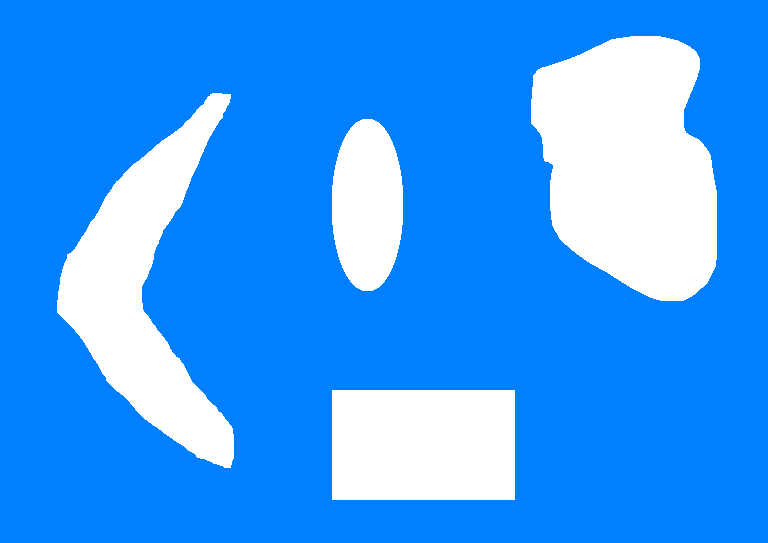
#> input picture cv2/images/shapes.png, 768 x 543 px
$ jupyter execute opencv_7.ipynb   (older library calls are emulated)
#> lines starting #> are read from the running program, lines starting #| are printed output that depends on the picture; after the words box and inside, x2 and y2 are one past the last pixel; in counts of white or black regions, pixels touching at a corner belong together
[cell 1]
import cv2
import numpy as np
import matplotlib.pyplot as plt
import sys

[cell 2]
def get_all_contour(img):
    ref_gray = cv2.cvtColor(img, cv2.COLOR_BGR2GRAY)
    ret, thresh = cv2.threshold(ref_gray, 127, 255, 0)

    im2, contours, hierarchy = cv2.findContours(thresh.copy(), cv2.RETR_LIST, cv2.CHAIN_APPROX_SIMPLE )
    return contours

def get_ref_contour(img):
    contours = get_all_contour(img)

    for contour in contours:
        area = cv2.contourArea(contour)
        img_area = img.shape[0] * img.shape[1]
        if 0.05 < area/float(img_area) < 0.8:
            return contour

# [43 lines left out: functions run_grabcut, draw_rectangle, not called in this run]

[cell 3]
#counter matching
def contours(all_shape, shape):
#> called with all_shape = './images/shapes.png', shape = './images/boomerang.png'
    img1 = cv2.imread(all_shape)
#> img1 is the input picture: shape (543, 768, 3); mean B, G, R 255, 156.5, 57.3
    img2 = cv2.imread(shape)
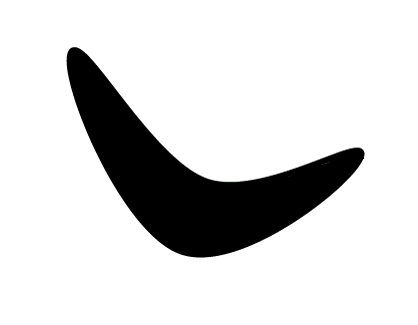
#> input picture cv2/images/boomerang.png, 418 x 325 px
#> img2 is the input picture: shape (325, 418, 3); mean B, G, R 215.8, 215.8, 215.8

    shapes = get_all_contour(img1)
#> in get_all_contour, `ref_gray = cv2.cvtColor(img, cv2.COLOR_BGR2GRAY)`:
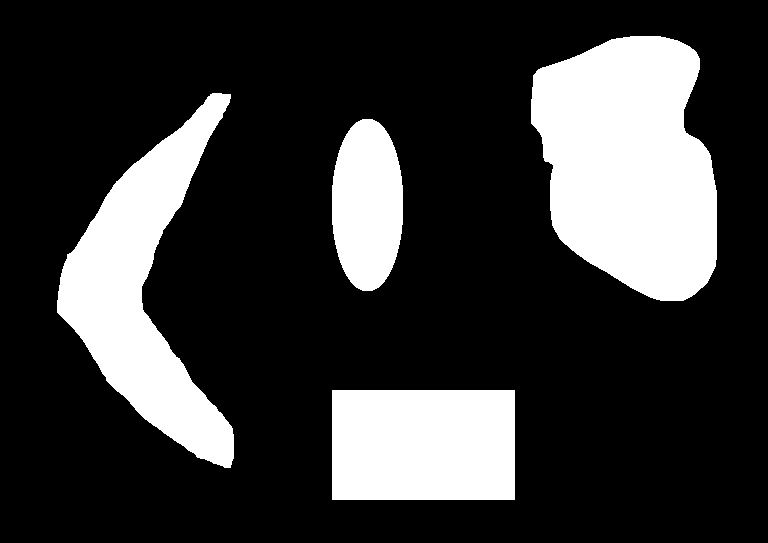
#> ref_gray: shape (543, 768); values 104 (black) and 255 (white), 22.5% white; 4 white regions, box (x1, y1, x2, y2) and area: (531, 36, 717, 301) 37533, (57, 93, 234, 468) 26267, (332, 390, 515, 500) 20130, (332, 119, 403, 291) 9804
#> in get_all_contour, `ret, thresh = cv2.threshold(ref_gray, 127, 255, 0)`: thresh: shape (543, 768); 22.5% white; 4 white regions
#> in get_all_contour, `im2, contours, hierarchy = cv2.findContours(thresh.copy(), cv2.RETR_LI..`: contours = 4 contours; box (x1, y1, x2, y2) and area: (531, 36, 717, 301) 37174, (57, 93, 234, 468) 25852, (332, 390, 515, 500) 19838, (332, 119, 403, 291) 9616
#> shapes has the same summary as contours in get_all_contour
    shape = get_ref_contour(img2)
#> in get_all_contour (call 2), `ret, thresh = cv2.threshold(ref_gray, 127, 255, 0)`: thresh: shape (325, 418); 84.6% white; 1 black region
#> in get_all_contour (call 2), `im2, contours, hierarchy = cv2.findContours(thresh.copy(), cv2.RETR_LI..`: contours = 2 contours; box (x1, y1, x2, y2) and area: (0, 0, 418, 325) 135108, (66, 46, 366, 258) 21232
#> the loop in get_ref_contour, `for contour in contours:` made 1 pass
#> (area, img_area) on pass 1: (21232.5, 135850)
#> shape = contour of 377 points, box (x1, y1, x2, y2) (66, 46, 366, 258), area 21232

    closest = None
    min_dist = None
    contour = img1.copy()


    cv2.drawContours(contour, shapes, -1, color=(0,0,0), thickness=3)
#> contour: shape (543, 768, 3); 2.99% of pixels changed, all inside (x1, y1, x2, y2) = (55, 34, 719, 502)

    plt.imshow(contour)
    plt.title('Contour', fontsize=20, color='b')
    plt.show()

    #find the closest contour
    for i, contour_ in enumerate(shapes):
        ret = cv2.matchShapes(shape, contour_, 3, 0.0)
        print('Contour %d matchs in %.3f' %(i, ret))

        if min_dist is None or ret < min_dist:
            min_dist = ret
            closest = contour_
#> this loop made 4 passes
#> (ret, min_dist, closest) on pass 1: (0.722, 0.722, [[332, 390], [332, 499], [514, 499], [514, 390]])
#> (ret, min_dist) on passes 2 to 3: (0.512, 0.512), (0.0911, 0.0911)
#| Contour 0 matchs in 0.722
#| Contour 1 matchs in 0.512
#| Contour 2 matchs in 0.091
#| Contour 3 matchs in 1.436
#> after the loop, closest = contour of 436 points, box (x1, y1, x2, y2) (57, 93, 234, 468), area 25852; min_dist = 0.0911

    cv2.drawContours(img1, [closest], 0, color=(0,255,0), thickness=3)
#> img1: shape (543, 768, 3); 0.99% of pixels changed, all inside (x1, y1, x2, y2) = (55, 91, 236, 470)

    plt.imshow(img1)
    plt.title('Best matching', fontsize=20, color='b')
    plt.show()


contours('./images/shapes.png', './images/boomerang.png')

[cell 4]
#censor shape
def censor_shape(img):
#> called with img = './images/random_shapes.png'
    img = cv2.imread(img)
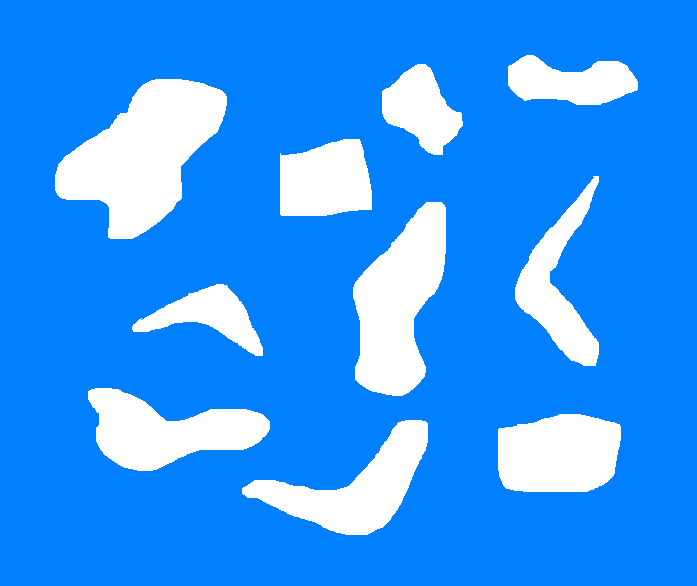
#> input picture cv2/images/random_shapes.png, 697 x 586 px
#> img is the input picture: shape (586, 697, 3); mean B, G, R 255, 151.8, 47.9

    img_orig = np.copy(img)
    input_contours = get_all_contour(img)
#> in get_all_contour (call 3), `ref_gray = cv2.cvtColor(img, cv2.COLOR_BGR2GRAY)`:
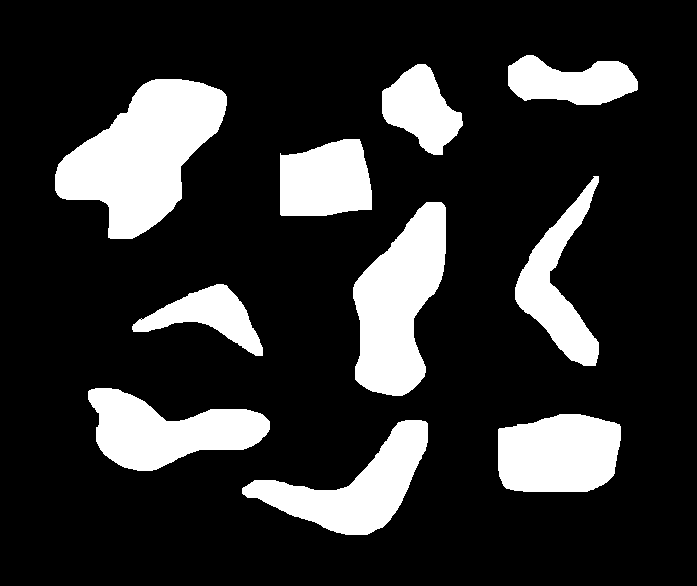
#> ref_gray: shape (586, 697); values 104 (black) and 255 (white), 18.8% white; 10 white regions, largest, box (x1, y1, x2, y2) and area: (55, 79, 227, 239) 15310, (353, 202, 446, 396) 11370, (88, 388, 270, 471) 8603
#> in get_all_contour (call 3), `ret, thresh = cv2.threshold(ref_gray, 127, 255, 0)`: thresh: shape (586, 697); 18.8% white; 10 white regions
#> in get_all_contour (call 3), `im2, contours, hierarchy = cv2.findContours(thresh.copy(), cv2.RETR_LI..`: contours = 11 contours, 1 with area under 20; largest, box (x1, y1, x2, y2) and area: (55, 79, 227, 239) 15068, (353, 202, 446, 396) 11146, (88, 388, 270, 471) 8390, (242, 420, 428, 535) 8240, (498, 414, 621, 492) 8146
#> input_contours has the same summary as contours in get_all_contour
    solidity_values = []

    # Compute solidity factors of all the contours
    for contour in input_contours:
        area_contour = cv2.contourArea(contour)
        convex_hull = cv2.convexHull(contour)
        area_hull = cv2.contourArea(convex_hull)
        solidity = float(area_contour)/area_hull
        solidity_values.append(solidity)
#> this loop made 11 passes
#> (area_contour, area_hull, solidity) on passes 1, 2, 3, 5, 6, 7, 8, 9, 10, 11: (8240, 11979, 0.688), (8146.5, 8294, 0.982), (8390.5, 10387.5, 0.808), (3685, 5300.5, 0.695), (11146.5, 12756.5, 0.874), (5803.5, 9985, 0.581), (5839, 6081, 0.96), (15068, 17139, 0.879), (4211.5, 4735.5, 0.889), (4317, 5191.5, 0.832)
#> after the loop, solidity_values = [0.688, 0.982, 0.808, 1, 0.695, 0.874, 0.581, 0.96, 0.879, 0.889, 0.832]

    # Clustering using KMeans
    criteria = (cv2.TERM_CRITERIA_EPS + cv2.TERM_CRITERIA_MAX_ITER, 10, 1.0)
    flags = cv2.KMEANS_RANDOM_CENTERS
    solidity_values = np.array(solidity_values).reshape((len(solidity_values),1)).astype('float32')
    compactness, labels, centers = cv2.kmeans(solidity_values, 2, None, criteria, 10, flags)
#> compactness = 0.0429; labels = [1, 0, 0, 0, 1, 0, 1, 0, 0, 0, 0]; centers = [0.903, 0.655]

    closest_class = np.argmin(centers)
#> closest_class = 1
    output_contours = []
    for i in solidity_values[labels==closest_class]:
        index = np.where(solidity_values==i)[0][0]
        output_contours.append(input_contours[index])
#> this loop made 3 passes
#> (i, index) on passes 1 to 3: (0.688, 0), (0.695, 4), (0.581, 6)
#> after the loop, output_contours = 3 contours; box (x1, y1, x2, y2) and area: (242, 420, 428, 535) 8240, (515, 176, 599, 366) 5804, (132, 284, 263, 356) 3685

    cv2.drawContours(img, output_contours, -1, (0,0,0), 3)
#> img: shape (586, 697, 3); 1.42% of pixels changed, all inside (x1, y1, x2, y2) = (130, 174, 601, 537)

    plt.imshow(img)
    plt.title('Output', fontsize=20, color='b')
    plt.show()

    # Censoring
    for contour in output_contours:
        rect = cv2.minAreaRect(contour)
        box = cv2.boxPoints(rect)
        box = np.int0(box)
        cv2.drawContours(img_orig,[box],0, (0,0,0), -1)
#> this loop made 3 passes
#> (rect, box) on passes 1 to 3: (((348.1, 491.8), (197.8, 92.31), -21.94), [[273, 571], [239, 485], [422, 412], [457, 497]]), (((202.5, 312.3), (63.49, 133.2), -78.87), [[261, 356], [131, 330], [143, 268], [273, 294]]), (((556.5, 270.5), (189, 83), -90), [[598, 365], [515, 365], [515, 176], [598, 176]])
#> img_orig: shape (586, 697, 3); 10.53% of pixels changed, all inside (x1, y1, x2, y2) = (131, 176, 599, 572)

    plt.imshow(img_orig)
    plt.title('Censored', fontsize=20, color='b')
    plt.show()

censor_shape('./images/random_shapes.png')

[cell 5]
#convexity
def convexity(img):
#> called with img = './images/convex_shapes.png'
    img = cv2.imread(img)
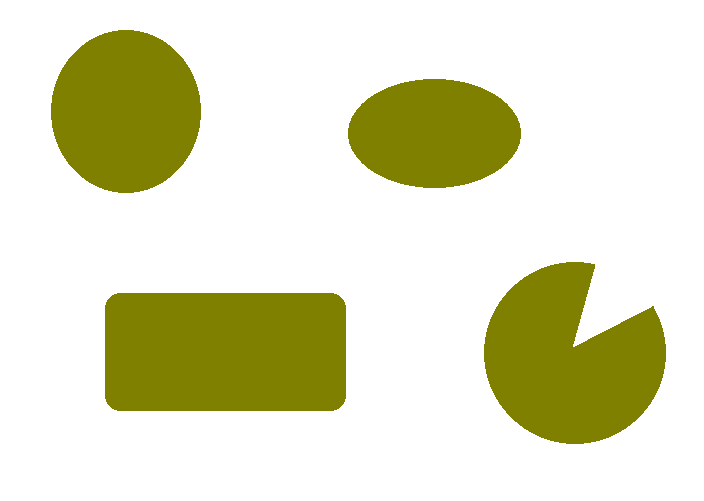
#> input picture cv2/images/convex_shapes.png, 704 x 501 px
#> img is the input picture: shape (501, 704, 3); mean B, G, R 193.6, 224.4, 224.4

    for contour in get_all_contour(img):
#> in get_all_contour (call 4), `ref_gray = cv2.cvtColor(img, cv2.COLOR_BGR2GRAY)`: ref_gray: shape (501, 704); values 113 (black) and 255 (white), 75.9% white; 4 black regions, box (x1, y1, x2, y2) and area: (105, 293, 346, 411) 28226, (484, 262, 666, 444) 22757, (51, 30, 201, 193) 19150, (348, 79, 521, 188) 14773
#> in get_all_contour (call 4), `ret, thresh = cv2.threshold(ref_gray, 127, 255, 0)`: thresh: shape (501, 704); 75.9% white; 4 black regions
#> in get_all_contour (call 4), `im2, contours, hierarchy = cv2.findContours(thresh.copy(), cv2.RETR_LI..`: contours = 5 contours; box (x1, y1, x2, y2) and area: (0, 0, 704, 501) 351500, (104, 292, 347, 412) 28566, (483, 261, 667, 445) 23064, (50, 29, 202, 194) 19370, (347, 78, 522, 189) 14978
        hull = cv2.convexHull(contour, returnPoints=False)
        defect = cv2.convexityDefects(contour, hull)

        if defect is None:
            continue

        for i in range(defect.shape[0]):
            start_defect, end_defect, far_defect, _ = defect[i, 0]
            start = tuple(contour[start_defect][0])
            end = tuple(contour[end_defect][0])
            far = tuple(contour[far_defect][0])
            cv2.circle(img, far, 5, [128,0,0], -1)
            cv2.drawContours(img, [contour], 0, color=(0,0,0), thickness=3)
#> this loop made 5 passes
#> img: shape (501, 704, 3); 4.57% of pixels changed, all inside (x1, y1, x2, y2) = (46, 25, 671, 449)
    plt.imshow(img)
    plt.title('Convexity defects', fontsize=20, color='b')
    plt.show()


convexity('./images/convex_shapes.png')

[cell 6]
#convex smooth

def convex_smooth(img):
#> called with img = './images/convex_shapes.png'
    img = cv2.imread(img)

    factor = 0.0001

    for contour in get_all_contour(img):
        org_contour = contour
        epl = factor * cv2.arcLength(contour, True)
        contour = cv2.approxPolyDP(contour, epl, True)

        hull = cv2.convexHull(contour, returnPoints=False)
        defect = cv2.convexityDefects(contour, hull)

        if defect is None:
            continue

        for i in range(defect.shape[0]):
            start_defect, end_defect, far_defect, _ = defect[i, 0]
            start = tuple(contour[start_defect][0])
            end = tuple(contour[end_defect][0])
            far = tuple(contour[far_defect][0])
            cv2.circle(img, far, 7, [128,0,0], -1)
            cv2.drawContours(img, [org_contour], -1, color=(0,0,0), thickness=3)
            cv2.drawContours(img, [contour], -1, color=(0,255,0), thickness=3)
#> this loop made 5 passes
#> epl on passes 1 to 4: 0.0699, 0.0717, 0.0477, 0.052
#> (org_contour, epl, hull) on pass 5: ([[0, 0], [0, 500], [703, 500], [703, 0]], 0.241, [3, 2, 1, 0])
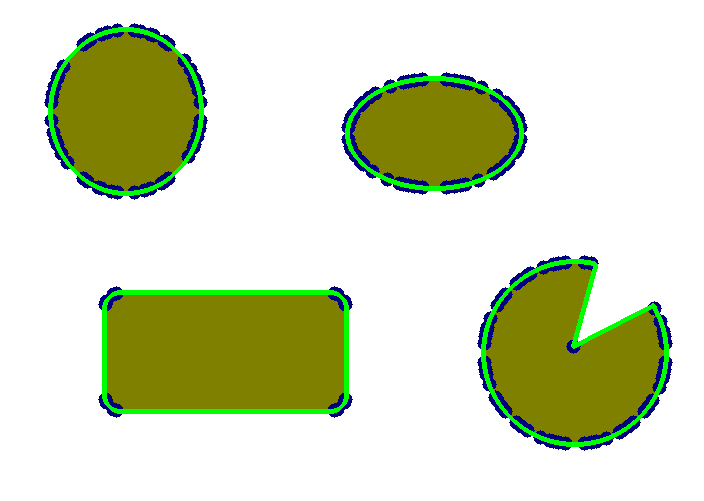
#> img: shape (501, 704, 3); 6.16% of pixels changed, all inside (x1, y1, x2, y2) = (44, 23, 673, 451)

    plt.imshow(img)
    plt.title('Convexity smooth defects', fontsize=20, color='b')
    plt.show()

convex_smooth('./images/convex_shapes.png')

[cell 7]
#smooth polygon
def smoothen(img):
#> called with img = './images/convex_shapes.png'
    img = cv2.imread(img)

    input_contours = get_all_contour(img)
#> input_contours has the same summary as contours in get_all_contour

    contour_img = img.copy()
    smoothen_contour=[]
    factor = 0.01

    for contour in input_contours:
        epl = factor * cv2.arcLength(contour, True)
        smoothen_contour.append(cv2.approxPolyDP(contour, epl, True))
#> this loop made 5 passes
#> epl on passes 1 to 4: 6.99, 7.17, 4.77, 5.2
#> (contour, epl) on pass 5: ([[0, 0], [0, 500], [703, 500], [703, 0]], 24.06)
#> after the loop, smoothen_contour = 5 contours; box (x1, y1, x2, y2) and area: (0, 0, 704, 501) 351500, (104, 292, 347, 412) 28203, (483, 261, 667, 445) 21928, (50, 29, 202, 194) 19058, (348, 78, 522, 189) 14452

    cv2.drawContours(contour_img, smoothen_contour, -1, color=(255,0,255), thickness=3)
#> contour_img: shape (501, 704, 3); 5.26% of pixels changed, all inside (x1, y1, x2, y2) = (0, 0, 704, 501)

    plt.imshow(contour_img)
    plt.title('smooth polygon', fontsize=20, color='b')
    plt.show()

smoothen('./images/convex_shapes.png')

[cell 8]
#segmention object
# [16 lines left out: function segmentation, not called in this run]


# segmentation('./images/hand_pen.jpg')

[cell 9]
#watershed
def watershed(img):
#> called with img = './images/road.jpg'
    img = cv2.imread(img)
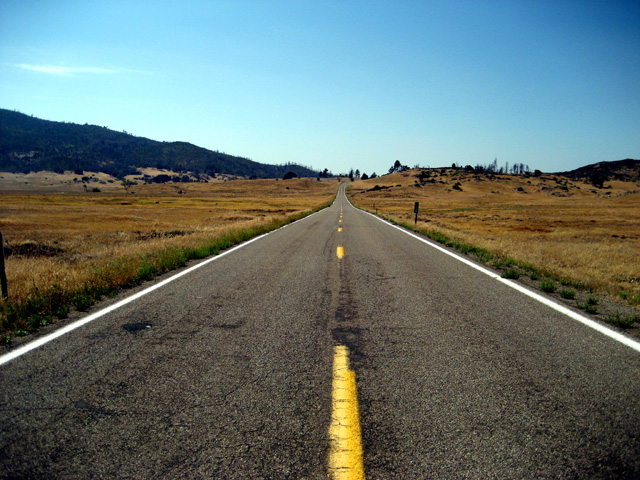
#> input picture cv2/images/road.jpg, 640 x 480 px
#> img is the input picture: shape (480, 640, 3); mean B, G, R 113.1, 116.7, 101.9
    gray = cv2.cvtColor(img, cv2.COLOR_RGB2GRAY)
    ret, threshold = cv2.threshold(gray, 0, 255, cv2.THRESH_BINARY_INV+cv2.THRESH_OTSU)
#> threshold: shape (480, 640); 67.8% white; 117 black regions (111 under 20 px), largest, box (x1, y1, x2, y2) and area: (0, 0, 640, 178) 93365, (329, 346, 362, 480) 2402, (347, 200, 640, 352) 1497, (0, 230, 277, 365) 1432, (337, 247, 343, 258) 56, (292, 208, 328, 224) 41
#> ret = 138

    #NOISE remove
    kernel = np.ones((3,3), np.uint8)
    opening = cv2.morphologyEx(threshold, cv2.MORPH_OPEN, kernel, iterations=4)
#> opening: shape (480, 640); 67.3% white; 72 black regions (64 under 20 px), largest, box (x1, y1, x2, y2) and area: (0, 0, 640, 178) 94089, (328, 346, 362, 480) 3111, (338, 192, 640, 352) 1535
    #background area
    background = cv2.dilate(opening, kernel, iterations=4)
#> background: shape (480, 640); 70% white; 3 black regions (1 under 20 px), largest, box (x1, y1, x2, y2) and area: (0, 0, 640, 174) 90289, (332, 351, 358, 480) 1895

    #find foreground area
    dist_transform = cv2.distanceTransform(opening, cv2.DIST_L2, 5)
    ret, foreground = cv2.threshold(dist_transform, 0.7*dist_transform.max(), 255, 0)
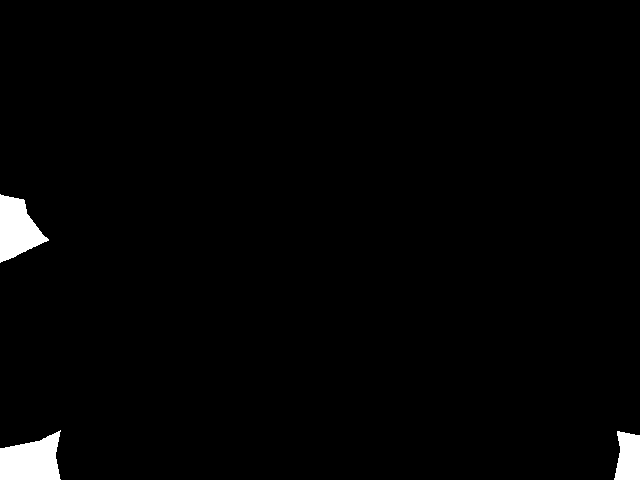
#> foreground: shape (480, 640) float32; 1.7% white; 3 white regions, box (x1, y1, x2, y2) and area: (0, 430, 61, 480) 2228, (0, 194, 49, 263) 2000, (614, 431, 640, 480) 1047
#> ret = 83.67
    foreground = np.uint8(foreground)

    #find unknown area
    unknown = cv2.subtract(background, foreground)
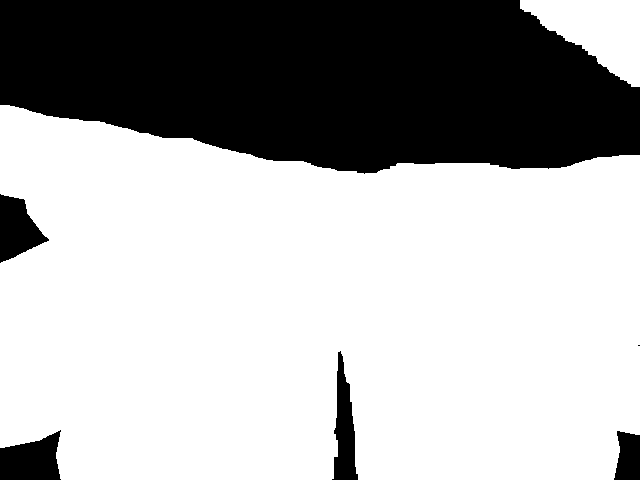
#> unknown: shape (480, 640); 68.3% white; 6 black regions (1 under 20 px), largest, box (x1, y1, x2, y2) and area: (0, 0, 640, 174) 90289, (0, 430, 61, 480) 2228, (0, 194, 49, 263) 2000, (332, 351, 358, 480) 1895, (614, 431, 640, 480) 1047

    #labeling
    ret, market = cv2.connectedComponents(foreground)
#> market: shape (480, 640) int32; 4 distinct labels, from 0 to 3
#> ret = 4

    market = market + 1
#> market: shape (480, 640) int32; 4 distinct labels, from 1 to 4

    #unknown region with 0
    market[unknown==255] = 0
#> market: shape (480, 640) int32; 5 distinct labels, from 0 to 4
    market = cv2.watershed(img, market)
#> market: shape (480, 640) int32; 5 distinct labels, from -1 to 4
    img[market==-1] = [255,255,255]
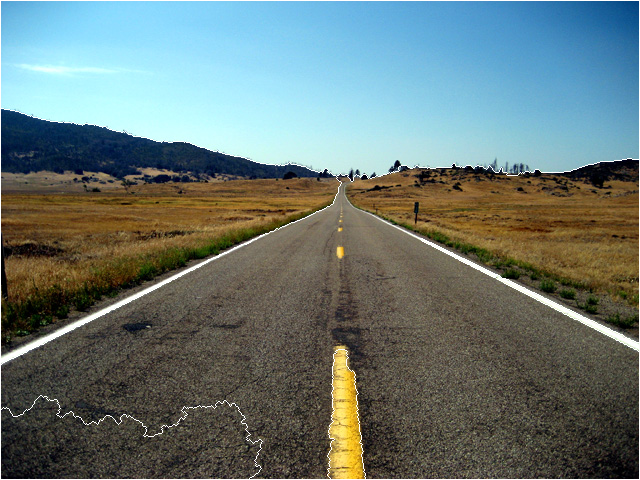
#> img: shape (480, 640, 3); 1.43% of pixels changed, all inside (x1, y1, x2, y2) = (0, 0, 640, 480)

    fig, ax = plt.subplots(4,1, figsize=(40,20))
    ax[0].imshow(background)
    ax[0].set_title('background', fontsize=20, color='b')

    ax[1].imshow(foreground)
    ax[1].set_title('foreground', fontsize=20, color='b')

    ax[2].imshow(threshold)
    ax[2].set_title('threshold', fontsize=20, color='b')

    ax[3].imshow(img)
    ax[3].set_title('result', fontsize=20, color='b')

    plt.show()
#> figure, not shown here; B, G, R data is drawn as R, G, B

watershed('./images/road.jpg')
